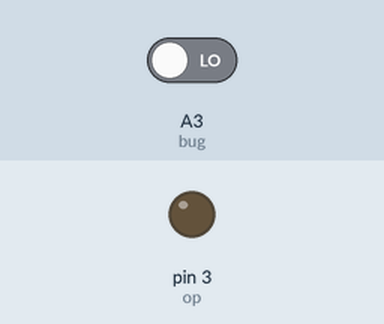
Bench run of a sketch on a simulated Arduino Uno, built with avr-gcc and run on an emulated ATmega328P. Parts: output pins drawn as LEDs (lit = HIGH). Inputs (shaded band) come from the test bench; at power-on: A3 (bug) LOW.

Above: at 1.2 s.
1.3 s: A3 (bug) driven HIGH
At 2.1 s:
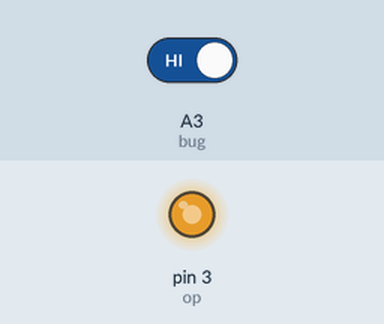
Timing chart, 0 to 4.3 s (numbered marks = the images above; inputs shaded):
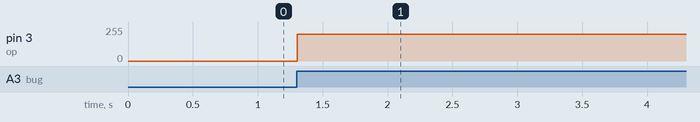

Measured:
- after the input at 1.3 s, pin 3 (op): 0/255 → 200/255 at once

The sketch:

digitalReadTrial.ino
```cpp
#define bug A3
#define op 3

void setup()
{
  pinMode(bug,INPUT);
  pinMode(op,OUTPUT);
}
void loop()
{
  if(digitalRead(bug)==HIGH)
    analogWrite(op,200);
  else
    analogWrite(op,0);

  delay(10);
}
```
